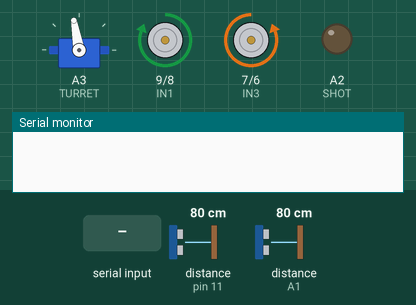
Bench run of a sketch on a simulated Arduino Uno, built with avr-gcc and run on an emulated ATmega328P. Parts: servo, motor-driver pin pairs drawn as motors (green arrow = first pin HIGH = forward, orange = second pin HIGH = backward, longer = more drive, scaled by the enable pin), output pins drawn as LEDs (lit = HIGH), the last lines printed to the serial monitor. The test bench sets the inputs (shaded band); at power-on: distance to the obstacle (sensors on pin 11, A1) 80 cm. The echo pulse lasts 58.3 µs per cm.

Above: at 5.2 s.
5.3 s: distance to the obstacle (sensor on pin 11) set to 43 cm
7.0 s: distance to the obstacle (sensor on pin 11) set to 37 cm
At 7.9 s:
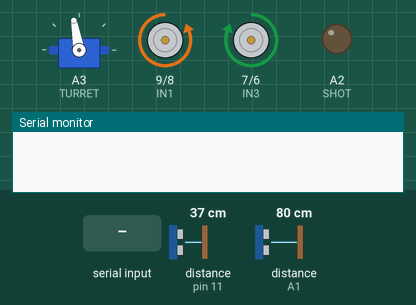
8.8 s: distance to the obstacle (sensor on A1) set to 43 cm
10.3 s: distance to the obstacle (sensor on A1) set to 35 cm
At 11.3 s:
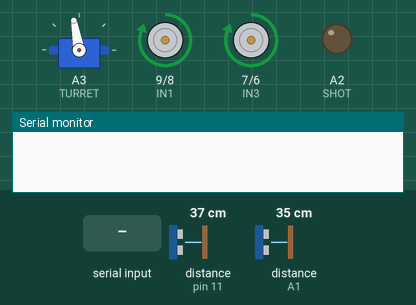
12.0 s: "M" received over the second serial link
13.5 s: "K" received over the second serial link
At 14.0 s:
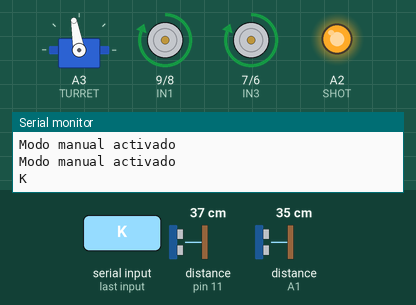
Timing chart, 0 to 16.5 s (numbered marks = the images above; inputs shaded):
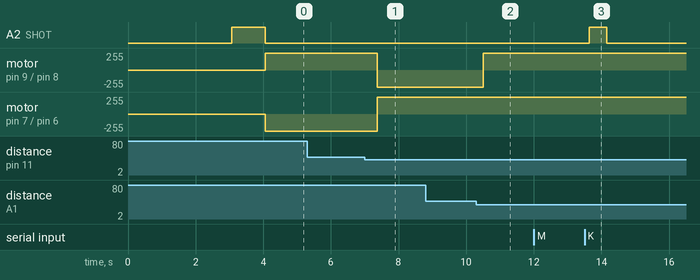

The sketch:

CONTROL_MOVEMENT.ino
```cpp
#include <SR04.h> //librería del sensor de ultra sonidos
#include <Servo.h>
#include <SoftwareSerial.h>

#define VEL_CONVERSION_RATIO 0.22 //empiric data

//ISR
#define FrecISR 7812.5 //Hz
float const Sampling_time = 0.5;

//BLUETOOTH
#define RX 2
#define TX 3
SoftwareSerial BT(RX,TX); //RX, TX
volatile char message = 0;
//TANK TURRET
#define TURRET A3
#define SHOT A2
//MOTOR L (B)
#define IN3  7    // Input3 conectada al pin X
#define IN4  6    // Input4 conectada al pin X
#define ENB  5    // ENB conectada al pin X de Arduino
//MOTOR R (A)
#define IN1  9    // Input1 conectada al pin X
#define IN2  8    // Input2 conectada al pin X
#define ENA  10    // ENA conectada al pin X de Arduino
//ULTRASONIC SENSOR
#define TRIG_1 11 //front sensor
#define ECHO_1 12
#define TRIG_2 A1 //rear sensor
#define ECHO_2 A0
SR04 front_sensor = SR04(ECHO_1, TRIG_1);
SR04 rear_sensor = SR04(ECHO_2, TRIG_2);
float front_distance = 0;
float rear_distance = 0;
float min_obj_distance = 25; //MIN OBJETC DISTANCE
float front_distances[] = {50, 50, 50, 50, 50};
float rear_distances[] = {50, 50, 50, 50, 50};

int i=0;
float pos_x=0;
float pos_y=0;
float orientation=0;
float B=1; //Parameter: fictitius distance between wheels

//INITIALIZATION AND CONSTANTS TANK TURRET
int const CENTER = 100; //cañon alineado dirección tanque a 100º
int pos_cannon= CENTER;
Servo servo;

//INITIALIZATION AND CONSTANTS MOTOR
int vel_l=0;
int vel_r=0;

bool const FRONT = 0;
bool const REAR = 1;
bool const LEFT = 1;
bool const RIGHT = 0;
int const FAST = 255; //velocidad máxima
int const SLOW = 160; //velocidad mínima (por debajo los motores no funcionan)
int const STOP = 0; //motor parado

int STATE = 0;
volatile bool MANUAL = false;

//TIMER CLASS
class Timer{
  public:
    volatile int count=0;
    int limit_time=0;
    volatile bool count_enable=false;

    Timer(float t_sample);
    Timer();
    int segToISR(float seg);
    float ISRToseg(int isr);
    void init(){count_enable=true;}
    void init(float t_sample);
    bool counting();
    float time_() {return ISRToseg(limit_time);}
};

Timer::Timer(float t_sample){
  limit_time=segToISR(t_sample);
}
void Timer:: init(float t_sample){
  count_enable=true;
  limit_time=segToISR(t_sample);
}
int Timer::segToISR(float seg){
  return(int(seg/((1/FrecISR)*255)));
}
float Timer::ISRToseg(int isr){
  return((float(isr)*255)/FrecISR);
}
bool Timer::counting(){
  if(count_enable){
    count++;
    if(count>limit_time){
      count=0;
      return true;
    }
    else return false;
  }
  else return false;
}

//TIMER INSTANTIATION
Timer timerUS(Sampling_time);
Timer timerBT(0.1);
Timer timerMOV(0.2);


void setup() {
//ISR
 SREG = (SREG & 0b01111111); //Desabilitar interrupciones
 TIMSK2 = TIMSK2|0b00000001; //Habilita la interrupcion por desbordamiento
 TCCR2B = 0b00000111; //Configura preescala para que FT2 sea de 7812.5Hz. T interrupción = T * 255 = 0.125 uS *255= 31.875 uS
 SREG = (SREG & 0b01111111) | 0b10000000; //Habilitar interrupciones //Desabilitar interrupciones

 timerMOV.init();
 timerUS.init();
 timerBT.init();
//TANK TURRET
  servo.attach(TURRET);
  servo.write(pos_cannon);
  pinMode (SHOT, OUTPUT);
//MOTOR L (B)
   pinMode (ENB, OUTPUT);
   pinMode (IN3, OUTPUT);
   pinMode (IN4, OUTPUT);
   direction_(FRONT,LEFT);
   velocity(STOP, LEFT);
//MOTOR R (A)
   pinMode (ENA, OUTPUT);
   pinMode (IN1, OUTPUT);
   pinMode (IN2, OUTPUT);
   direction_(FRONT,RIGHT);
   velocity(STOP, RIGHT);
//ULTRASONIC
   pinMode(TRIG_1, OUTPUT);
   pinMode(ECHO_1, INPUT_PULLUP);
   pinMode(TRIG_2, OUTPUT);
   pinMode(ECHO_2, INPUT_PULLUP);
   front_distance = front_sensor.Distance();
   rear_distance = rear_sensor.Distance();
   Serial.begin(9600);
//BLUETOOTH
   BT.begin(9600);

   delay(3000);
   digitalWrite(SHOT, HIGH);
   delay(1000);
   digitalWrite(SHOT, LOW);
}

void loop() {

if(MANUAL) STATE=4;//manual bt control

else{
if(!frontDetection() and !rearDetection()) STATE=0; //none

if(frontDetection() and !rearDetection()) STATE=1;//front

if(!frontDetection() and rearDetection()) STATE=2;//rear

if(frontDetection() and rearDetection()) STATE=3;//both
}


switch(STATE){
  case 0:
             {   direction_(FRONT,LEFT);
                velocity(FAST, LEFT);
                direction_(FRONT, RIGHT);
                velocity(FAST, RIGHT);}
    break;
  case 1:    {   direction_(REAR,LEFT);
                velocity(FAST, LEFT);
                direction_(REAR, RIGHT);
                velocity(FAST, RIGHT);}
    break;
  case 2:     {  direction_(FRONT,LEFT);
                velocity(FAST, LEFT);
                direction_(FRONT, RIGHT);
                velocity(FAST, RIGHT);}
    break;
  case 3:  {     direction_(REAR,LEFT);
                velocity(FAST, LEFT);
                direction_(FRONT, RIGHT);
                velocity(FAST, RIGHT);}
    break;
  case 4: bt_control();
    break;
  default: Serial.println("Error en el control");
    break;

}
  /*
if(pos_x>50){
  velocity(FAST, RIGHT);
  velocity(FAST, LEFT);
 }
else{
  velocity(STOP, RIGHT);
  velocity(STOP, LEFT);
  /*Serial.print("Posición x = ");
  Serial.println();*/
 }
//FUNCTIONS
void direction_(int order, int motor) { // front/rear, left/right
  if(motor) { //LEFT
    if(order) { //FRONT
      digitalWrite (IN3, HIGH);
      digitalWrite (IN4, LOW);
    }
    else { //REAR
      digitalWrite (IN3, LOW);
      digitalWrite (IN4, HIGH);
    }
  }
  else { //RIGHT
    if(order) {//FRONT
      digitalWrite (IN2, HIGH);
      digitalWrite (IN1, LOW);
    }
    else { //REAR
      digitalWrite (IN2, LOW);
      digitalWrite (IN1, HIGH);
    }
  }

}

//
void velocity(int order, int motor) { // fast/slow, left/right
  if(motor) {//LEFT
    analogWrite(ENB,order);
    vel_l=order;
  }

  else{  //RIGHT
   analogWrite(ENA,order);
   vel_r=order;
  }

}
//
float vel_conversion (int vel_motor){ //Esta función convierte el valor digital de velociadad del motor (de 0 a 255) en velocidad lineal en cm/s
  return(float(vel_motor)*VEL_CONVERSION_RATIO);
}
//
int micros_(float t){
  return(int(t*1000));
}
//
void movement(){

  pos_x +=((vel_conversion(vel_l)+vel_conversion(vel_r))/2)*timerMOV.time_()*cos(orientation);
  pos_y +=((vel_conversion(vel_l)+vel_conversion(vel_r))/2)*timerMOV.time_()*sin(orientation);
  orientation +=((vel_conversion(vel_l)-vel_conversion(vel_r))/B)*timerMOV.time_();
  /*
  Serial.print("pos x= ");
  Serial.println(pos_x);
  Serial.print("pos y= ");
  Serial.println(pos_y);
  Serial.print("orientation= ");
  Serial.println(orientation);*/
}

//ISR FUNCTIONS
//
int segToISR(float seg){
  return(int(seg/((1/FrecISR)*255)));
}
//INTERRUPTION
ISR(TIMER2_OVF_vect){

    if(timerUS.counting()) { //timer for US sampling
     front_distance = front_sensor.Distance();
     rear_distance = rear_sensor.Distance();


     filter (front_distances,&front_distance,250,0);//elimina las medidas fuera de rango
     filter (rear_distances,&rear_distance,250,0);//elimina las medidas fuera de rango

     distanceStorage (front_distances,&front_distance);
     distanceStorage (rear_distances,&rear_distance);

    /* Serial.print("Distancia FRONTAL= ");
     Serial.println(front_distance);

     Serial.print("Distancia TRASERA= ");
     Serial.println(rear_distance);*/
    }
    if(timerBT.counting()){

     read_bluetooth();
    }
    if(timerMOV.counting()){
      movement();
    }
}
//BLUETOOTH
void read_bluetooth(){
if (BT.available())
  {
    message=(char)BT.read();
    Serial.println(message);
    if(message == 'M') MANUAL = true;
    if(message == 'A') MANUAL = false;


  }
else message = 0;
}

void bt_control(){
     switch(message)
    {
      case 'M': Serial.println("Modo manual activado");
                break;
      case 'A': Serial.println("Modo manual desactivado");
                break;
      case 'K': shot();
                break;
      case '1': servo.write(180); //L
                break;
      case '2': servo.write(100);
                break;
      case '3': servo.write(0);//R
                break;
      case 'L': velocity(STOP, LEFT);
                direction_(FRONT,RIGHT);
                velocity(FAST, RIGHT);
                break;
      case 'R': velocity(STOP, RIGHT);
                direction_(FRONT, LEFT);
                velocity(FAST, LEFT);
                break;
      case 'F': direction_(FRONT,LEFT);
                velocity(FAST, LEFT);
                direction_(FRONT, RIGHT);
                velocity(FAST, RIGHT);
                break;
      case 'B': direction_(REAR,LEFT);
                velocity(FAST, LEFT);
                direction_(REAR, RIGHT);
                velocity(FAST, RIGHT);
                break;
      case 'S': velocity(STOP, LEFT);
                velocity(STOP, RIGHT);
                break;

      default: break;
    }
}
//SHOT
void shot(){ //default function
  digitalWrite(SHOT, HIGH);
  delay(500);
  digitalWrite(SHOT, LOW);
}
void shot(int t){ //customizable
  digitalWrite(SHOT, HIGH);
  delay(t);
  digitalWrite(SHOT, LOW);
}
//SENSORS
void distanceStorage (float vector[], float *distancia){
  vector[4]= vector[3];
  vector[3]= vector[2];
  vector[2]= vector[1];
  vector[1]= vector[0];
  vector[0]= *distancia;
}
void filter (float vector[], float *distancia, float lim_sup,float lim_inf){ //la k le da valor a la medida. Si es 0 no la tenemos en cuenta, si es 1 es como una muestra más. También se puede sobreponderar
  if(*distancia>lim_sup){
      float accum=0;
      int n=5;
      for(int i = 0; i<n; i++){
        accum += vector[i];
      }
      *distancia= (accum)/float(n);
    }

  if(*distancia<=lim_inf)
  Serial.println("Error en el sensor");
}
bool frontDetection (){
  if(front_distance<40) return true;
   else return false;
  }

 bool rearDetection (){
  if(rear_distance<40) return true;
   else return false;
  }
```

Measured:
- the behaviour switches between 40 and 39 cm on distance to the obstacle (sensor on pin 11) (found by bisection; images 0 and 1)
- the behaviour switches between 40 and 39 cm on distance to the obstacle (sensor on A1) (found by bisection; images 1 and 2)
- after the input at 5.3 s, every drawn part: stays the same
- after the input at 7.0 s, motor on pin 9 (IN1) / pin 8 (IN2): forward 255/255 → backward 255/255 after 0.37 s; motor on pin 7 (IN3) / pin 6 (IN4): backward 255/255 → forward 255/255 after 0.37 s
- after the input at 8.8 s, every drawn part: stays the same
- after the input at 10.3 s, motor on pin 9 (IN1) / pin 8 (IN2): backward 255/255 → forward 255/255 after 0.20 s
- after the input at 13.5 s, A2 (SHOT): LOW → HIGH after 0.13 s, → LOW 0.52 s later
